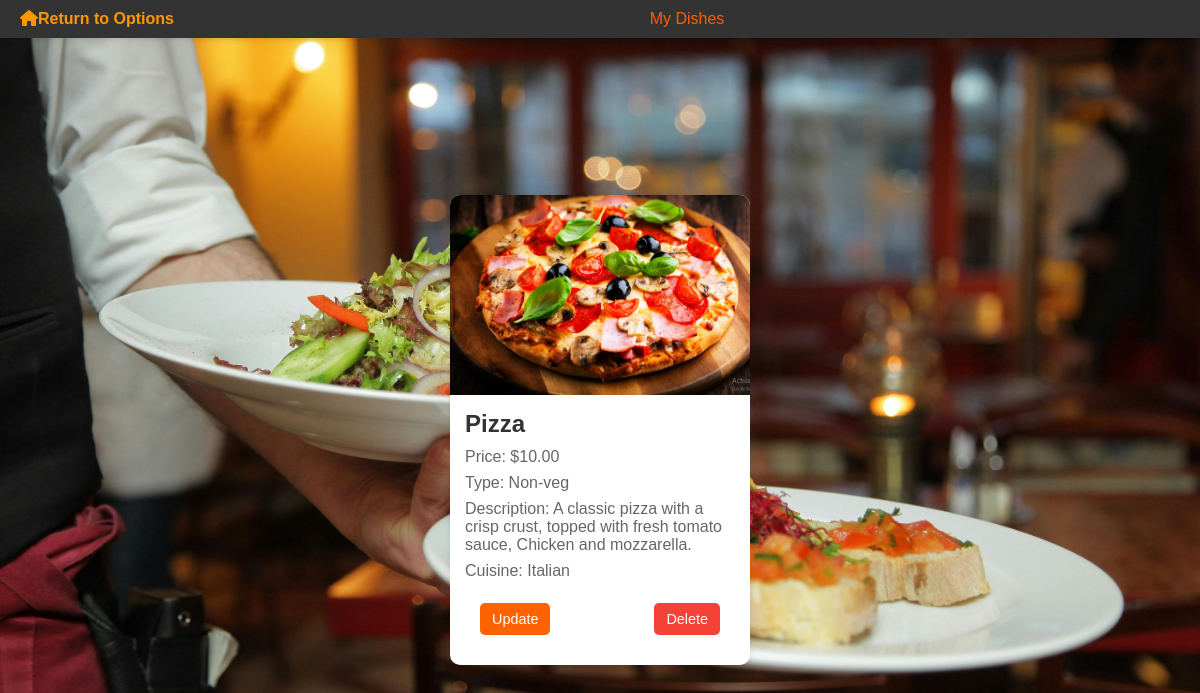
Page /edit_food.php (signed in) on the committed database.
### tables this page shows
CREATE TABLE `food` (
  `id` INT(5) NOT NULL AUTO_INCREMENT,
  `name` VARCHAR(50) NOT NULL,
  `price` DECIMAL(6, 2) NOT NULL DEFAULT 0.00,
  `res_id` INT(5) NOT NULL DEFAULT 1,
  `pref` TINYINT(1) NOT NULL DEFAULT 0,
  `image` VARCHAR(100) DEFAULT NULL,
  `description` TEXT DEFAULT NULL,
  `cuisine` VARCHAR(50) NOT NULL,
  PRIMARY KEY (`id`)
);

### edit_food.php (the view, shortened to what this page needs)
<?php
include("config.php");
?>
<!DOCTYPE html>
<html lang="en">
<head>
    <link rel="stylesheet" href="https://cdnjs.cloudflare.com/ajax/libs/font-awesome/6.0.0-beta3/css/all.min.css">
    <link rel="stylesheet" href="css/editfood.css">
</head>
<body>
    <header class="page-header">
        <div><a href="restaurant_home.php" class="back-link"><i class="fas fa-home"></i>Return to Options</a> </div>
    My Dishes</header>
    <main>
        <div class="menu-container">
            <?php
            $fetchFoodQuery = "SELECT * FROM food WHERE res_id = ?";
            $getFoodStatement = $conn->prepare($fetchFoodQuery);
            $getFoodStatement->bind_param("i", $_SESSION['id']);
            $getFoodStatement->execute();
            $foodResult = $getFoodStatement->get_result();
            if ($foodResult->num_rows > 0) {
                while ($foodItem = $foodResult->fetch_assoc()) {
                    $foodTypeLabel = $foodItem['pref'] ? "Non-veg" : "Veg";
                    echo "<div class='food-card'>";
                    echo "<img class='food-image' src='" . htmlspecialchars($foodItem['image']) . "' alt='" . htmlspecialchars($foodItem['name']) . "'>";
                    echo "<div class='food-details'>";
                    echo "<h2>" . htmlspecialchars($foodItem['name']) . "</h2>";
                    echo "<p>Price: $" . htmlspecialchars($foodItem['price']) . "</p>";
                    echo "<p>Type: " . htmlspecialchars($foodTypeLabel) . "</p>";
                    echo "<p>Description: " . htmlspecialchars($foodItem['description']) . "</p>";
                    echo "<p>Cuisine: " . htmlspecialchars($foodItem['cuisine']) . "</p>";
                    echo "<div class='food-actions'>";
                    echo "<a class='btn btn-update' href='update_food.php?id=" . htmlspecialchars($foodItem['id']) . "'>Update</a>";
                    echo "<a class='btn btn-delete' href='edit_food.php?id=" . htmlspecialchars($foodItem['id']) . "'>Delete</a>";
                    echo "</div>";
                    echo "</div>";
                    echo "</div>";
                }
            } else {
                echo "<p class='Nodish'>No food items found!</p>";
            }
            ?>
        </div>
    </main>
</body>
</html>

### css/editfood.css (style rules this page uses)
* { margin: 0; padding: 0; box-sizing: border-box; }
body { font-family: Arial, sans-serif; background-color: #f4f4f4; background: url('../images/pexels-pixabay-262978.jpg') center center / cover no-repeat; color: #333; margin: 0; padding: 0; height: 100vh; display: flex; justify-content: center; align-items: center; min-height: 100vh; padding: 20px; }
header { background-color: #333; color: rgb(255, 94, 0); width: 100%; padding: 10px 20px; text-align: center; box-shadow: 0px 2px 5px rgba(0, 0, 0, 0.1); position: fixed; top: 0; z-index: 10; }
header .back-link { color: #ff9800; text-decoration: none; font-size: 1rem; margin-right: 20px; float: left; }
.back-link { color: #ffffff; text-decoration: none; font-size: 1.2rem; font-weight: bold; transition: color 0.3s; }
main { padding-top: 60px; }
.menu-container { display: flex; flex-wrap: wrap; justify-content: center; gap: 20px; padding: 20px; }
.food-card { background: white; border-radius: 10px; box-shadow: 0px 4px 6px rgba(0, 0, 0, 0.1); overflow: hidden; width: 300px; text-align: center; display: flex; flex-direction: column; }
.food-image { width: 100%; height: 200px; object-fit: cover; }
.food-details { padding: 15px; text-align: left; }
.food-details h2 { font-size: 1.5rem; margin-bottom: 10px; color: #333; }
.food-details p { font-size: 1rem; margin-bottom: 8px; color: #666; }
.food-actions { display: flex; justify-content: space-between; padding: 15px; }
.food-actions .btn { text-decoration: none; font-size: 0.9rem; padding: 8px 12px; border-radius: 5px; color: white; text-align: center; }
.btn-update { background-color: #ff6200; }
.btn-delete { background-color: #f44336; }

### rows in the picture
food: image+name (picture), name "Pizza", price "10.00", pref "Non-veg", description "A classic pizza with a crisp crust, topped with fresh tomato sauce, Chicken and mozzarella.", cuisine "Italian"
